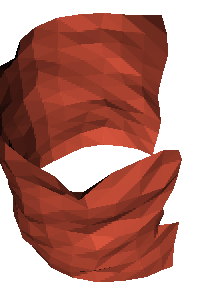

Write Python code to recreate this figure.
#!/usr/bin/env python

# Demonstrate vtkSmoothPolyDataFilter on a semi-cylinder created via
# vtkRotationalExtrusionFilter, warped with Brownian points, then
# smoothed and rendered with normals.

# Factory overrides
import vtkmodules.vtkInteractionStyle  # noqa: F401
import vtkmodules.vtkRenderingFreeType  # noqa: F401
import vtkmodules.vtkRenderingOpenGL2  # noqa: F401

from vtkmodules.vtkCommonColor import vtkNamedColors
from vtkmodules.vtkFiltersCore import vtkPolyDataNormals, vtkSmoothPolyDataFilter
from vtkmodules.vtkFiltersGeneral import vtkBrownianPoints, vtkWarpVector
from vtkmodules.vtkFiltersModeling import vtkRotationalExtrusionFilter
from vtkmodules.vtkFiltersSources import vtkLineSource
from vtkmodules.vtkRenderingCore import (
    vtkActor,
    vtkCamera,
    vtkPolyDataMapper,
    vtkRenderWindow,
    vtkRenderWindowInteractor,
    vtkRenderer,
)

named_colors = vtkNamedColors()

# Create a semi-cylinder via line + rotational extrusion
line = vtkLineSource()
line.SetPoint1(0, 1, 0)
line.SetPoint2(0, 1, 2)
line.SetResolution(10)

line_sweeper = vtkRotationalExtrusionFilter()
line_sweeper.SetResolution(20)
line_sweeper.SetInputConnection(line.GetOutputPort())
line_sweeper.SetAngle(270)

# Add Brownian noise
bump = vtkBrownianPoints()
bump.SetInputConnection(line_sweeper.GetOutputPort())

warp = vtkWarpVector()
warp.SetInputConnection(bump.GetOutputPort())
warp.SetScaleFactor(0.2)

# Smooth the warped surface
smooth = vtkSmoothPolyDataFilter()
smooth.SetInputConnection(warp.GetOutputPort())
smooth.SetNumberOfIterations(50)
smooth.BoundarySmoothingOn()
smooth.SetFeatureAngle(120)
smooth.SetEdgeAngle(90)
smooth.SetRelaxationFactor(0.025)

# Compute normals
normals = vtkPolyDataNormals()
normals.SetInputConnection(smooth.GetOutputPort())

# Smoothed cylinder actor
cylinder_mapper = vtkPolyDataMapper()
cylinder_mapper.SetInputConnection(normals.GetOutputPort())

tomato_rgb = [0.0, 0.0, 0.0]
named_colors.GetColorRGB("tomato", tomato_rgb)

cylinder_actor = vtkActor()
cylinder_actor.SetMapper(cylinder_mapper)
cylinder_actor.GetProperty().SetInterpolationToGouraud()
cylinder_actor.GetProperty().SetInterpolationToFlat()
cylinder_actor.GetProperty().SetColor(tomato_rgb)

# Renderer
renderer = vtkRenderer()
renderer.AddActor(cylinder_actor)
renderer.SetBackground(1, 1, 1)

# Window
render_window = vtkRenderWindow()
render_window.AddRenderer(renderer)
render_window.SetSize(200, 300)
render_window.SetWindowName("smooth cyl")

# Scene
camera = vtkCamera()
camera.SetClippingRange(0.576398, 28.8199)
camera.SetFocalPoint(0.0463079, -0.0356571, 1.01993)
camera.SetPosition(-2.47044, 2.39516, -3.56066)
camera.SetViewUp(0.607296, -0.513537, -0.606195)
renderer.SetActiveCamera(camera)

# Interactor
interactor = vtkRenderWindowInteractor()
interactor.SetRenderWindow(render_window)

interactor.Initialize()
interactor.Start()
